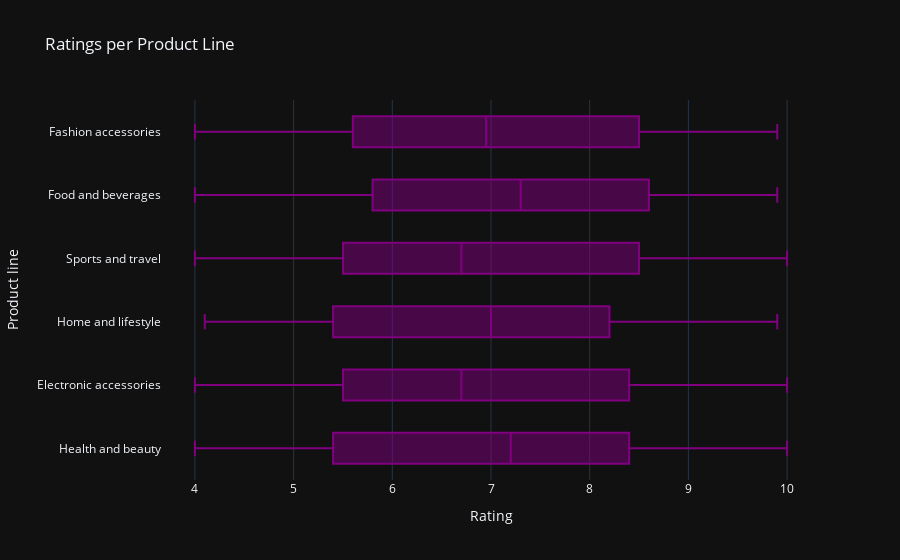

The notebook cell saved with this chart:
### Code cell
fig = px.box(market, x='Rating',y='Product line',template='plotly_dark',color_discrete_map={"Male": "#F3CCFF", "Female": "#570A57"},color_discrete_sequence=['Purple'],title='Ratings per Product Line')
fig.show()

### Figure 1 — Plotly figure (JSON) as saved in the notebook; plotly's stock layout.template omitted (floating-point values rounded to 4 significant figures; data arrays with more than 128 entries replaced by an {"elided": "..."} marker saying what was removed)
{"data": [{"alignmentgroup": "True", "hovertemplate": "Rating=%{x}<br>Product line=%{y}<extra></extra>", "legendgroup": "", "marker": {"color": "Purple"}, "name": "", "notched": false, "offsetgroup": "", "orientation": "h", "showlegend": false, "type": "box", "x": {"elided": "1000 float values"}, "x0": " ", "xaxis": "x", "y": {"elided": "1000 str values"}, "y0": " ", "yaxis": "y"}], "layout": {"boxmode": "group", "legend": {"tracegroupgap": 0}, "title": {"text": "Ratings per Product Line"}, "xaxis": {"anchor": "y", "domain": [0, 1], "title": {"text": "Rating"}}, "yaxis": {"anchor": "x", "domain": [0, 1], "title": {"text": "Product line"}}}}
